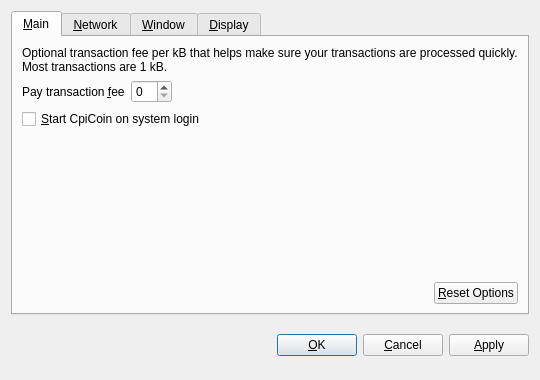
<?xml version="1.0" encoding="UTF-8"?>
<ui version="4.0">
 <class>OptionsDialog</class>
 <widget class="QDialog" name="OptionsDialog">
  <property name="geometry">
   <rect>
    <x>0</x>
    <y>0</y>
    <width>540</width>
    <height>380</height>
   </rect>
  </property>
  <property name="windowTitle">
   <string>Options</string>
  </property>
  <property name="modal">
   <bool>true</bool>
  </property>
  <layout class="QVBoxLayout" name="verticalLayout">
   <item>
    <widget class="QTabWidget" name="tabWidget">
     <property name="tabPosition">
      <enum>QTabWidget::North</enum>
     </property>
     <property name="currentIndex">
      <number>0</number>
     </property>
     <widget class="QWidget" name="tabMain">
      <attribute name="title">
       <string>&amp;Main</string>
      </attribute>
      <layout class="QVBoxLayout" name="verticalLayout_Main">
       <item>
        <widget class="QLabel" name="transactionFeeInfoLabel">
         <property name="text">
          <string>Optional transaction fee per kB that helps make sure your transactions are processed quickly. Most transactions are 1 kB.</string>
         </property>
         <property name="textFormat">
          <enum>Qt::PlainText</enum>
         </property>
         <property name="wordWrap">
          <bool>true</bool>
         </property>
        </widget>
       </item>
       <item>
        <layout class="QHBoxLayout" name="horizontalLayout_1_Main">
         <item>
          <widget class="QLabel" name="transactionFeeLabel">
           <property name="text">
            <string>Pay transaction &amp;fee</string>
           </property>
           <property name="textFormat">
            <enum>Qt::PlainText</enum>
           </property>
           <property name="buddy">
            <cstring>transactionFee</cstring>
           </property>
          </widget>
         </item>
         <item>
          <widget class="BitcoinAmountField" name="transactionFee"/>
         </item>
         <item>
          <spacer name="horizontalSpacer_1_Main">
           <property name="orientation">
            <enum>Qt::Horizontal</enum>
           </property>
           <property name="sizeHint" stdset="0">
            <size>
             <width>40</width>
             <height>20</height>
            </size>
           </property>
          </spacer>
         </item>
        </layout>
       </item>
       <item>
        <widget class="QCheckBox" name="bitcoinAtStartup">
         <property name="toolTip">
          <string>Automatically start CpiCoin after logging in to the system.</string>
         </property>
         <property name="text">
          <string>&amp;Start CpiCoin on system login</string>
         </property>
        </widget>
       </item>
       <item>
        <spacer name="verticalSpacer_Main">
         <property name="orientation">
          <enum>Qt::Vertical</enum>
         </property>
         <property name="sizeHint" stdset="0">
          <size>
           <width>20</width>
           <height>40</height>
          </size>
         </property>
        </spacer>
       </item>
       <item>
        <layout class="QHBoxLayout" name="horizontalLayout_2_Main">
         <item>
          <spacer name="horizontalSpacer_2_Main">
           <property name="orientation">
            <enum>Qt::Horizontal</enum>
           </property>
           <property name="sizeHint" stdset="0">
            <size>
             <width>40</width>
             <height>20</height>
            </size>
           </property>
          </spacer>
         </item>
         <item>
          <widget class="QPushButton" name="resetButton">
           <property name="toolTip">
            <string>Reset all client options to default.</string>
           </property>
           <property name="text">
            <string>&amp;Reset Options</string>
           </property>
           <property name="autoDefault">
            <bool>false</bool>
           </property>
          </widget>
         </item>
        </layout>
       </item>
      </layout>
     </widget>
     <widget class="QWidget" name="tabNetwork">
      <attribute name="title">
       <string>&amp;Network</string>
      </attribute>
      <layout class="QVBoxLayout" name="verticalLayout_Network">
       <item>
        <widget class="QCheckBox" name="mapPortUpnp">
         <property name="toolTip">
          <string>Automatically open the CpiCoin client port on the router. This only works when your router supports UPnP and it is enabled.</string>
         </property>
         <property name="text">
          <string>Map port using &amp;UPnP</string>
         </property>
        </widget>
       </item>
       <item>
        <widget class="QCheckBox" name="connectSocks">
         <property name="toolTip">
          <string>Connect to the CpiCoin network through a SOCKS proxy (e.g. when connecting through Tor).</string>
         </property>
         <property name="text">
          <string>&amp;Connect through SOCKS proxy:</string>
         </property>
        </widget>
       </item>
       <item>
        <layout class="QHBoxLayout" name="horizontalLayout_Network">
         <item>
          <widget class="QLabel" name="proxyIpLabel">
           <property name="text">
            <string>Proxy &amp;IP:</string>
           </property>
           <property name="textFormat">
            <enum>Qt::PlainText</enum>
           </property>
           <property name="buddy">
            <cstring>proxyIp</cstring>
           </property>
          </widget>
         </item>
         <item>
          <widget class="QValidatedLineEdit" name="proxyIp">
           <property name="maximumSize">
            <size>
             <width>140</width>
             <height>16777215</height>
            </size>
           </property>
           <property name="toolTip">
            <string>IP address of the proxy (e.g. 127.0.0.1)</string>
           </property>
          </widget>
         </item>
         <item>
          <widget class="QLabel" name="proxyPortLabel">
           <property name="text">
            <string>&amp;Port:</string>
           </property>
           <property name="textFormat">
            <enum>Qt::PlainText</enum>
           </property>
           <property name="buddy">
            <cstring>proxyPort</cstring>
           </property>
          </widget>
         </item>
         <item>
          <widget class="QLineEdit" name="proxyPort">
           <property name="maximumSize">
            <size>
             <width>55</width>
             <height>16777215</height>
            </size>
           </property>
           <property name="toolTip">
            <string>Port of the proxy (e.g. 9050)</string>
           </property>
          </widget>
         </item>
         <item>
          <widget class="QLabel" name="socksVersionLabel">
           <property name="text">
            <string>SOCKS &amp;Version:</string>
           </property>
           <property name="textFormat">
            <enum>Qt::PlainText</enum>
           </property>
           <property name="buddy">
            <cstring>socksVersion</cstring>
           </property>
          </widget>
         </item>
         <item>
          <widget class="QValueComboBox" name="socksVersion">
           <property name="toolTip">
            <string>SOCKS version of the proxy (e.g. 5)</string>
           </property>
          </widget>
         </item>
         <item>
          <spacer name="horizontalSpacer_Network">
           <property name="orientation">
            <enum>Qt::Horizontal</enum>
           </property>
           <property name="sizeHint" stdset="0">
            <size>
             <width>40</width>
             <height>20</height>
            </size>
           </property>
          </spacer>
         </item>
        </layout>
       </item>
       <item>
        <spacer name="verticalSpacer_Network">
         <property name="orientation">
          <enum>Qt::Vertical</enum>
         </property>
         <property name="sizeHint" stdset="0">
          <size>
           <width>20</width>
           <height>40</height>
          </size>
         </property>
        </spacer>
       </item>
      </layout>
     </widget>
     <widget class="QWidget" name="tabWindow">
      <attribute name="title">
       <string>&amp;Window</string>
      </attribute>
      <layout class="QVBoxLayout" name="verticalLayout_Window">
       <item>
        <widget class="QCheckBox" name="minimizeToTray">
         <property name="toolTip">
          <string>Show only a tray icon after minimizing the window.</string>
         </property>
         <property name="text">
          <string>&amp;Minimize to the tray instead of the taskbar</string>
         </property>
        </widget>
       </item>
       <item>
        <widget class="QCheckBox" name="minimizeOnClose">
         <property name="toolTip">
          <string>Minimize instead of exit the application when the window is closed. When this option is enabled, the application will be closed only after selecting Quit in the menu.</string>
         </property>
         <property name="text">
          <string>M&amp;inimize on close</string>
         </property>
        </widget>
       </item>
       <item>
        <spacer name="verticalSpacer_Window">
         <property name="orientation">
          <enum>Qt::Vertical</enum>
         </property>
         <property name="sizeHint" stdset="0">
          <size>
           <width>20</width>
           <height>40</height>
          </size>
         </property>
        </spacer>
       </item>
      </layout>
     </widget>
     <widget class="QWidget" name="tabDisplay">
      <attribute name="title">
       <string>&amp;Display</string>
      </attribute>
      <layout class="QVBoxLayout" name="verticalLayout_Display">
       <item>
        <layout class="QHBoxLayout" name="horizontalLayout_1_Display">
         <item>
          <widget class="QLabel" name="langLabel">
           <property name="text">
            <string>User Interface &amp;language:</string>
           </property>
           <property name="textFormat">
            <enum>Qt::PlainText</enum>
           </property>
           <property name="buddy">
            <cstring>lang</cstring>
           </property>
          </widget>
         </item>
         <item>
          <widget class="QValueComboBox" name="lang">
           <property name="toolTip">
            <string>The user interface language can be set here. This setting will take effect after restarting CpiCoin.</string>
           </property>
          </widget>
         </item>
        </layout>
       </item>
       <item>
        <layout class="QHBoxLayout" name="horizontalLayout_2_Display">
         <item>
          <widget class="QLabel" name="unitLabel">
           <property name="text">
            <string>&amp;Unit to show amounts in:</string>
           </property>
           <property name="textFormat">
            <enum>Qt::PlainText</enum>
           </property>
           <property name="buddy">
            <cstring>unit</cstring>
           </property>
          </widget>
         </item>
         <item>
          <widget class="QValueComboBox" name="unit">
           <property name="toolTip">
            <string>Choose the default subdivision unit to show in the interface and when sending coins.</string>
           </property>
          </widget>
         </item>
        </layout>
       </item>
       <item>
        <widget class="QCheckBox" name="displayAddresses">
         <property name="toolTip">
          <string>Whether to show CpiCoin addresses in the transaction list or not.</string>
         </property>
         <property name="text">
          <string>&amp;Display addresses in transaction list</string>
         </property>
        </widget>
       </item>
       <item>
        <widget class="QCheckBox" name="coinControlFeatures">
         <property name="toolTip">
          <string>Whether to show coin control features or not.</string>
         </property>
         <property name="text">
          <string>Display coin &amp;control features (experts only!)</string>
         </property>
        </widget>
       </item>
       <item>
        <spacer name="verticalSpacer_Display">
         <property name="orientation">
          <enum>Qt::Vertical</enum>
         </property>
         <property name="sizeHint" stdset="0">
          <size>
           <width>20</width>
           <height>40</height>
          </size>
         </property>
        </spacer>
       </item>
      </layout>
     </widget>
    </widget>
   </item>
   <item>
    <layout class="QHBoxLayout" name="horizontalLayout_Buttons">
     <item>
      <spacer name="horizontalSpacer_1">
       <property name="orientation">
        <enum>Qt::Horizontal</enum>
       </property>
       <property name="sizeHint" stdset="0">
        <size>
         <width>40</width>
         <height>48</height>
        </size>
       </property>
      </spacer>
     </item>
     <item>
      <widget class="QLabel" name="statusLabel">
       <property name="font">
        <font>
         <weight>75</weight>
         <bold>true</bold>
        </font>
       </property>
       <property name="text">
        <string/>
       </property>
       <property name="textFormat">
        <enum>Qt::PlainText</enum>
       </property>
       <property name="wordWrap">
        <bool>true</bool>
       </property>
      </widget>
     </item>
     <item>
      <spacer name="horizontalSpacer_2">
       <property name="orientation">
        <enum>Qt::Horizontal</enum>
       </property>
       <property name="sizeHint" stdset="0">
        <size>
         <width>40</width>
         <height>48</height>
        </size>
       </property>
      </spacer>
     </item>
     <item>
      <widget class="QPushButton" name="okButton">
       <property name="text">
        <string>&amp;OK</string>
       </property>
      </widget>
     </item>
     <item>
      <widget class="QPushButton" name="cancelButton">
       <property name="text">
        <string>&amp;Cancel</string>
       </property>
       <property name="autoDefault">
        <bool>false</bool>
       </property>
      </widget>
     </item>
     <item>
      <widget class="QPushButton" name="applyButton">
       <property name="text">
        <string>&amp;Apply</string>
       </property>
       <property name="autoDefault">
        <bool>false</bool>
       </property>
      </widget>
     </item>
    </layout>
   </item>
  </layout>
 </widget>
 <customwidgets>
  <customwidget>
   <class>BitcoinAmountField</class>
   <extends>QSpinBox</extends>
   <header>bitcoinamountfield.h</header>
  </customwidget>
  <customwidget>
   <class>QValueComboBox</class>
   <extends>QComboBox</extends>
   <header>qvaluecombobox.h</header>
  </customwidget>
  <customwidget>
   <class>QValidatedLineEdit</class>
   <extends>QLineEdit</extends>
   <header>qvalidatedlineedit.h</header>
  </customwidget>
 </customwidgets>
 <resources/>
 <connections/>
</ui>
